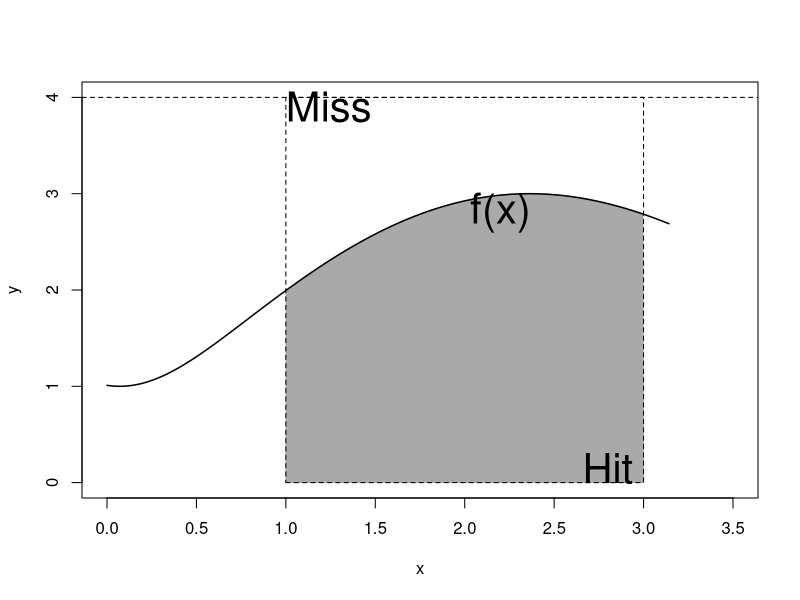
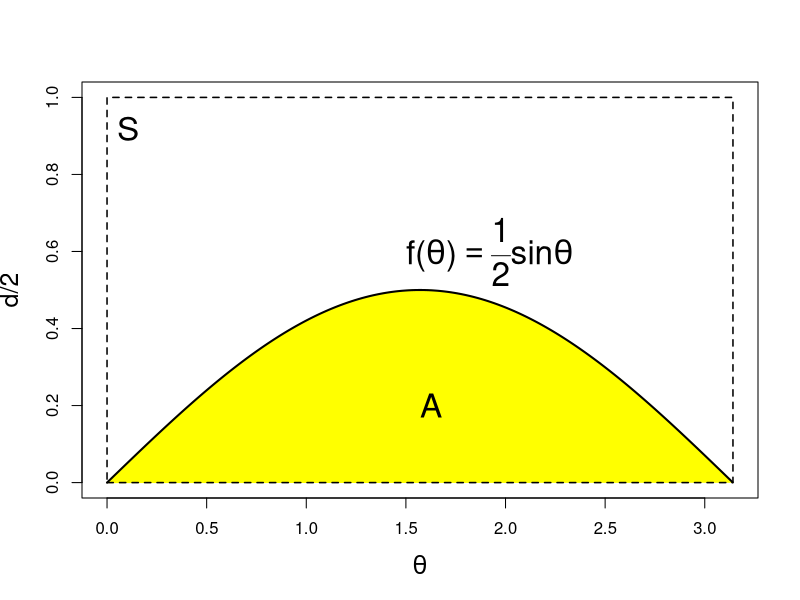
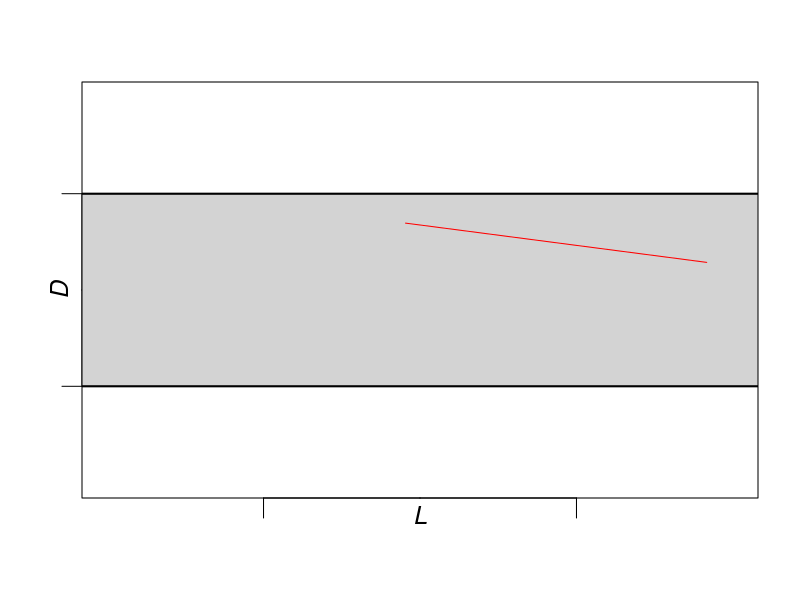
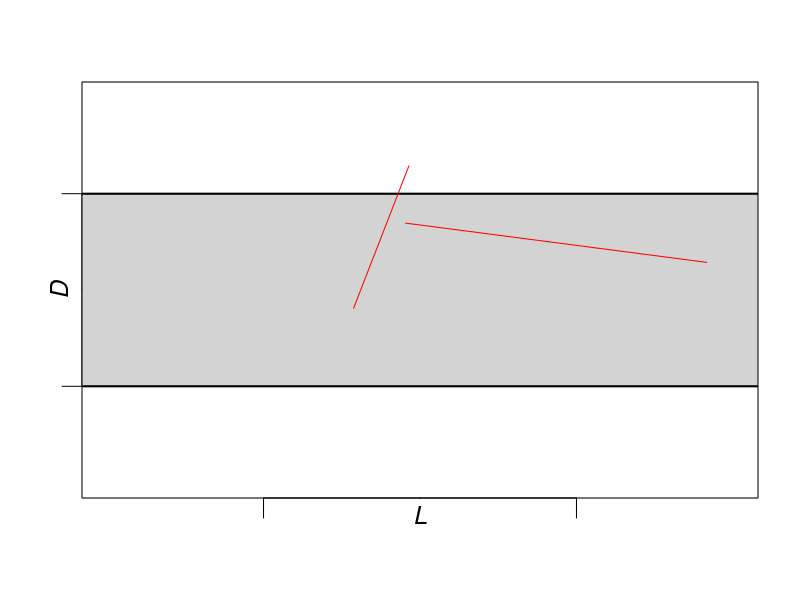
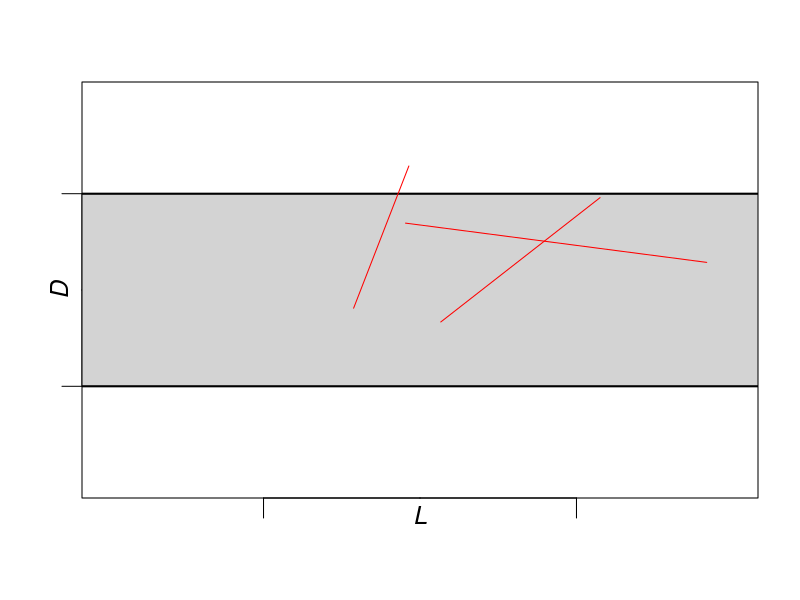
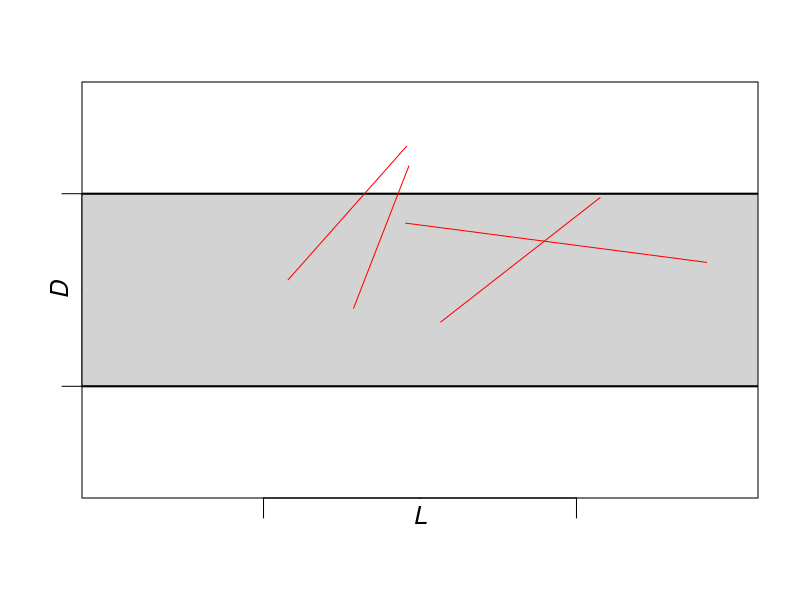
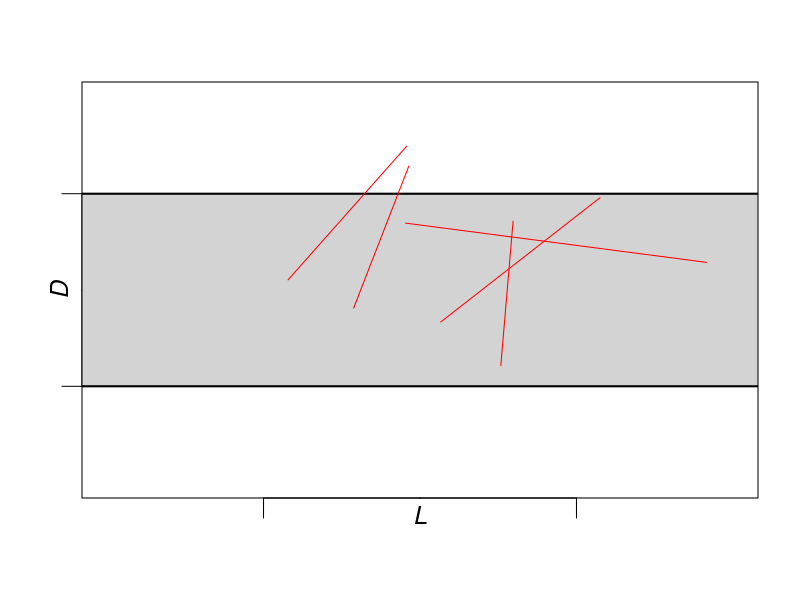
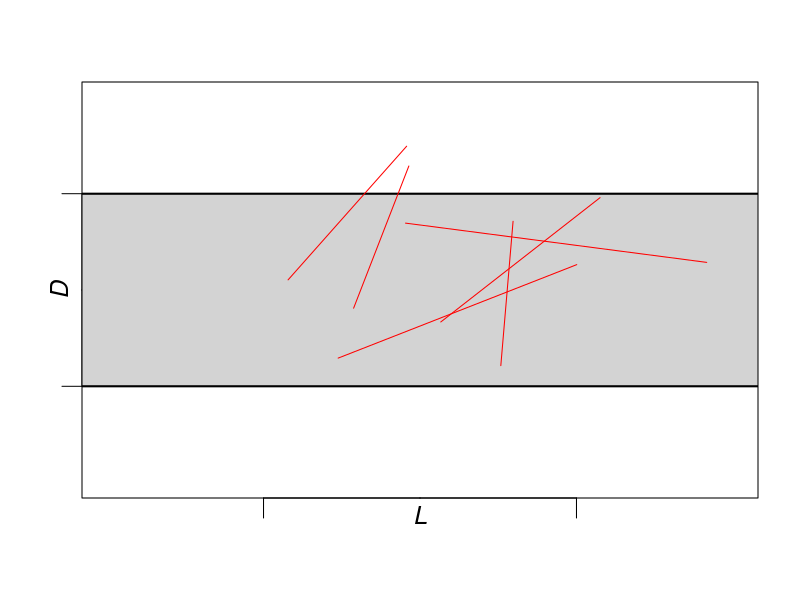

These figures' R source, in order: (Note: a time limit stopped this script after it produced the figures.)
### 3.4 몬테칼로 시뮬레이션

# 우리가 알고 있는 확률과 기댓값의 정의는 모두 반복 횟수에 제한없이 무한대로 확률실험(무작위과정)을 반복 했을 때의 상황을 설정한 것임
# 즉 컴퓨터를 통해 수학적 확률 또는 기댓값을 정확히 계산할 수 없어도 무작위 실험을 매우 많이 반복해 특정 사건이 일어날 확률이나 기댓값 추정이 가능 -> 몬테칼로 시뮬레이션의 기본 idea



## 3.4.1 동전던지기

# 구현

# sample() 함수를 통해 매우 간단히 구현 가능
# 함수 적용시 가장 중요한 부분은 복원 추출을 한다는 점임
# 매번 시행이 독립시행이고 매회 시행 시 앞면과 뒷면이 나올 확률이 같도록 유지해야 함


# 동전 실험

coin_flip <- function(faces, ntry = 100) {
  record <- sample(faces, size = ntry, replace = TRUE)
  prob1 <- sum(record == faces[1])/ntry
  prob2 <- 1 - prob1
  p <- list(prob1, prob2)
  for(i in 1 : length(faces))
    cat(paste0("Proportion ", faces[i], " : "), p[[i]], "\n")
}


coin <- c("H", "T")
set.seed(1000)
coin_flip(coin, ntry = 10) # 10회
coin_flip(coin, ntry = 20) # 20회
coin_flip(coin, ntry = 100) # 100회
coin_flip(coin, ntry = 1000) # 1000회
coin_flip(coin, ntry = 10000) # 10000회 
coin_flip(coin, ntry = 100000) # 100000회






## 3.4.2 기댓값 추정

# 정상적인 동전 두 번을 던졌을 때,
# 모두 뒷면이 나온 경우 1000원을 잃음
# 둘 중 하나가 앞면이 나온 경우 비김
# 모두 앞면이 나온 경우 2000원을 가짐

# 동전을 던져서 내가 딴 돈의 금액을 X라고 하면 X는 -1000, 0, 2000 의 값을 갖는 확률변수이고 다음과 같은 표본공간을 가짐
# S = {HH, HT, TH, TT}

# 위의 사건들은 다음과 같이 처음 정한 금액에 대응됨
# HH -> X = 2000
# HT -> X = 0
# TH -> X = 0
# TT -> X = -1000

# 따라서, 각 금액에 대응한 확률은
# -1000 : 1/4, 0 : 2/4, 2000 : 1/4

# 게임에서 내가 얻을 금액에 대한 기댓값
# E(x) = -0.25 x 1000 + 0 x 0.5 + 2000 x 0.25 = 250


# 구현
# 동전 던지기 시뮬레이션 코드에서 사용한 sample() 함수 사용
# 금액과 각 금액에 대응하는 확률값, 시행 횟수를 함수의 인수로 입력

simple_game <- function(x, p, ntry = 10) {
  record <- sample(x, size = ntry, replace = TRUE, prob = p)
  expect <- mean(record)
  cat("당신이 이 게임을 무한히 반복한다면 평균적으로", expect,
      "원을 가져갈 것입니다.", "\n")
}

x <- c(-1000, 0, 2000)
p <- c(1/4, 2/4, 1/4)

set.seed(2371)
simple_game(x = x, p = p, ntry = 10) # 10회 실행
simple_game(x = x, p = p, ntry = 50) # 50회 실행
simple_game(x = x, p = p, ntry = 100) # 100회 실행
simple_game(x = x, p = p, ntry = 1000) # 1000회 실행
simple_game(x = x, p = p, ntry = 10000) # 10000회 실행
simple_game(x = x, p = p, ntry = 100000) # 100000회 실행

sum(x * p) # 실제값

# 확률 및 기대값 추정 모두 시행횟수가 증가할 수록 실제 이론적 값에 근사하는 것을 눈으로 확인 가능함. 즉, 통계학의 근간이 되는 대수의 법칙에 따른 자연스러운 결과임






## 3.4.3 몬테칼로 적분법(sample-mean Monte-carlo integration)

# 컴퓨터를 이용해 적분값 계산 시, 적분하고자 하는 적절한 차수의 도함수가 존재하는 경우 일반적으로 수치적분법을 사용할 수 있으나, 도함수가 존재하지 않을 경우 또는 다중적분을 해야하는 경우 수치적분법 적용이 어려움. 몬테칼로 적분법은 복잡한 적분식에 대한 해를 구하기(추정하기) 위해 고안되었으며 매우 간단하게 적분식의 해를 찾을 수 있는 장점이 있음. 대략적 원리는 다음과 같음
# 함수의 적분값을 하나의 모수로 보고 임의표본추출을 통해 해당 모수를 추정


# 적중법

x <- seq(0, pi, length = 500)
y <- 2 + cos(x + sin(atan(x)) + 3)
plot(x, y, type = "n",
     ylim = c(0,4), xlim = c(0, 3.5))
idx <- x >= 1 & x <= 3
polygon(c(1, x[idx], 3),
        c(0, y[idx], 0),
        col = "darkgray",
        border = "darkgray")
lines(x, y, lwd = 1.5)
rect(1, 0, 3, 4, lty = 2)
abline(h = 4, lty = 2)
text(3, 0.1, "Hit", cex = 2.5, adj = 1, pos = 2)
text(1, 3.9, "Miss", cex = 2.5, adj = 0)
text(2.2, 2.8, "f(x)", cex = 2.5)

# 위 그림에서 x축과 평행한 y = c의 선을 그었을 때 a,b 구간 상에 사각형 면적은c(b-a) 임.
# 사각형에서 I가 차지하는 비율을 p라고 할 때, I = c(b-a)p 임.
# 위 사각형 안에 랜덤하게 N개의 점을 x-y 좌표상에 찍었을 때, f(x)아래 놓인 점의 개수를 X라고 하면 X은 모수가 N, p인 이항분포를 따름
# 따라서 ^p = X/N 이고 f(x)아래 면적 I 의 추정값은 아래와 같음
# f = c(b-a)*X/N



# 구현 : π값 계산

# idea : 원의 면적은 πr^2 이므로 반지름이 1인경우 π랑 동일 -> x^2 + y^2 = 1 인 원을 고려
# 1사분면에 해당하는 영역에서 랜덤하게 점을 찍은 후 4분원의 면적을 추정한 다음 4를 곱하면 π값 추정 가능


hit_pi <- function(ntry) {
  X <- 0
  for (i in 1:ntry) {
    xy <- runif(2, 0, 1)^2
    if(sum(xy) < 1) X <- X + 1
  }
  cat("Estimated pi : ", sprintf("%.6f", 4 * X/ntry, "\n"))
}


set.seed(314)
hit_pi(100)
hit_pi(1000)
hit_pi(10000)
hit_pi(100000)
hit_pi(1000000)
system.time(hit_pi(5000000))
pi




# 표본평균을 확률한 몬테칼로 적분
# 적중법의 비효율성 개선
# 적분을 어떤 확률변수의 기댓값으로 표현하여 적분값을 추정


# 구현 : π계산시간 비교

mean_pi <- function(ntry) {
  x <- runif(ntry, -1, 1)
  I = 4*mean(sqrt(1 - x^2))
  cat("Estimated pi : ", sprintf("%.6f", I), "\n")
}


set.seed(314)
mean_pi(100)
mean_pi(1000)
mean_pi(10000)
mean_pi(100000)
mean_pi(1000000)
system.time(mean_pi(5000000))










## 3.4.4 Buffon의 바늘 실험

# 간격이 d인 평행선들이 그려져 있는 책상 위에 길이가 l인 바늘을 던졌을 때, 이 바늘이 책상 위에 그려진 선에 걸쳐질 확률
# 원문 : 떨어진 거리가 같은 평행선들이 그어진 마룻바닥에 바늘을 떨어뜨렸다. 바늘이 금에 닿을 확률은 얼마인가?

# 조건
# 바늘의 길이는 선 사이 간격보다 작다(l < d)
# m : 바늘의 중앙점
# a : 두 평행선 중 m과 가까운 평행선에서 m 까지의 직선거리
# θ : 바늘과 평행선이 이루는 각도


# Fact
# d > l 조건 하에서
# a는 가장 가까운 선과의 직선거리이기 때문에 d/2보다 클 수 없음 -> 0 <= a <= d/2 -> a ~ U(0,d/2)
# 선을 벗어난 바늘 끝을 지나는 가상의 평행선과 m사이의 수직거리는 l/2sinθ
# 바늘이 선에 걸치는 경우는 l/2sinθ 가 a보다 긴 경우임 -> 0 <= a <= l/2sinθ -> θ ~ U(0,π)
# ∴ 바늘이 선에 걸쳐질 확률은 P(바늘이 걸쳐질 확률) = P(0 <= a <= l/2*sinθ)

# 실제 모의실험 시 확률 계산 방법
# 바늘의 중점에서 가장 가까운 평행선 까지 수평 거리는 d/2안에 있기 때문에 표본공간(S)은 다음과 같이 정의할 수 있음
# S = {(a,θ)|0 <= a <= d/2, 0 <= θ <= π}
# 표본공간 S 에서 l/2sinθ의 함수 아래 면적(A)이 결국 바늘이 평행선 상에 걸칠 확률임.


# 기하학적 표현

# l = 1, d = 2
l <- 1; d <- 2
x <- seq(0, pi, by = 0.01)
y <- 0.5 * 1 * sin(x)

plot(1, xlim = c(0,pi),
     ylim = c(0, d/2),
     type = "n",
     xlab = expression(theta),
     ylab = "d/2",
     cex.lab = 1.5)
polygon(x, y, col = "yellow", border = "yellow")
lines(x = x, y = y, lty = l, lwd = 2)
rect(0, 0, pi, 1, lty = 2, lwd = 1.5)
text(x = 1.5, y = 0.6,
     expression(paste(f, "(", theta, ")" == frac(1,2) * sin * theta)),
     adj = 0,
     cex = 2)
text(x = 0.05, y = 0.95, "S", adj = c(0,1), cex = 2)
text(x = pi/2, y = 0.2, "A", adj = 0, cex = 2)






# 1. 실제 바늘이 던져지는 상황 시각화

buffon_needle_draw <- function(nmax = 20,
                               l = 0.8, # 바늘의 길이
                               d = 1, # 두 평행선 간 간격
                               col = c("lightgray", "red"),
                               plot = TRUE,
                               return.value = FALSE) {
  # 반복 초기화
  j <- 1; n <- 0
  # x <- y <- x0 <- y0 <- theta <- a <- rep(NA, ani.options("nmax"))
  x <- y <- x0 <- y0 <- theta <- a <- rep(NA, nmax)
  
  while(j <= length(x)) {
    theta[j] <- runif(1, 0, pi)
    a[j] <- runif(1,0, d/2)
    y[j] <- sample(c(0.5 * d + a[j], 1.5 * d - a[j]), 1)
    x[j] <- runif(1, 0, l)
    # 바늘이 떨어졌을 때 수평선과 이루는 각도 반영
    x0[j] <- 0.5 * l * cos(theta[j])
    y0[j] <- 0.5 * l * sin(theta[j])
    j <- j + 1
    
    if(plot) {
      dev.hold()
      plot(1, xlim = c(-0.5 * l, 1.5 * l),
           ylim = c(0, 2*d),
           type = "n",
           xlab = " ", ylab = " ", axes = FALSE)
      axis(1, c(0,l), c(" ", " "), tcl = -1)
      axis(1, 0.5 * l, "L", font = 3, tcl = 0, cex.axis = 1.5,
           mgp = c(0, 0.5, 0))
      axis(2, c(0.5, 1.5) * d, c(" ", " "), tcl = -1)
      axis(2, d, "D", font = 3, tcl = 0, cex.axis = 1.5, mgp = c(0, 0.5, 0))
      box()
      bd <- par("usr") # 실제 device plot 영역 상 x-y 좌표 시작 끝 점 정보 반환
      rect(bd[1], 0.5 * d, bd[2], 1.5 *d, col = col[1])
      abline(h = c(0.5 * d, 1.5 * d), lwd = 2)
      
      # 그림 1 : 부폰의 바늘 실험 : 바늘과 평행선
      # 실제 바늘이 평행선 안에 떨어지는 모습 모사
      segments(x - x0, y - y0,
               x + x0, y + y0,
               col = col[2])
      dev.flush() #
      Sys.sleep(1)
    }
  }
  if(return.value) {
    result <- list(nmax = nmax, l = l, d = d, a = a, theta = theta)
    return(result)
  }
}

set.seed(5000)
# 바늘의 길이가 15이고 평행선 간격이 20일때 바늘이 평행선에 걸칠 확률
param <- buffon_needle_draw(nmax = 5000,
                            l = 15,
                            d = 20,
                            plot = FALSE,
                            return.value = TRUE)
param

buffon_needle_draw(nmax = 5000,
                   l = 15,
                   d = 20,
                   plot = T,
                   return.value = TRUE)







# 2. P(A)계산 : 표본공간 및 바늘을 던졌을 때 표본공간 안에 바늘이 들어와 있는지 확인 -> 바늘이 금에 걸쳐질 확률 계산

# step 0 : 바늘의 길이(l)과 수평선 사이 거리(d)설정
# step 1 : aU(0,d/2)에서 난수 한개 발생
# step 2 : θU(0,π)에서 난수 한개 발생
# step 3 : 바늘이 걸치는 경우(a <= 0.5lsinθ) 카운트한 후 확률 계산


buffon_prob <- function(param,
                        plot = TRUE,
                        ndraw = 20) {
  # browser()
  l <- param$l
  d <- param$d
  a <- param$a
  theta <- param$theta
  ntry <- length(a)
  A <- a <= 0.5 * l * sin(theta)
  phati <- cumsum(A)/(1:ntry)
  phat <- sum(A)/ntry # 시뮬레이션 추정 확률
  ptrue <- 2*l/(pi*d) # 이론적 확률
  idx <- NULL
  
  if (plot) {
    for(i in 1 : ndraw) {
      dev.hold()
      x = seq(0 ,pi, by = 0.01)
      plot(x, 0.5 * l * sin(x), type = "l", ylim = c(0, 0.5 * d),
           bty = "l", xlab = " ", ylab = " ", col = "black")
      # rect(0, 0, pi, d/2, lty = 2, lwd = 1.5)
      text(pi/2, 0.4 * l, expression(y == frac(L,2) * sin(theta)), cex = 1.5)
      idx = c(idx, as.numeric(a[i] > 0.5 * l * sin(theta[i])) + 1)
      points(theta[1:i], a[1:i], col = c("red", "blue")[idx])
      phatii <- format(phati[i], nsmall = 6, digits = 6)
      legend("topright", legend = substitute(hat(P) == phatii,
                                             list(phatii = phatii)), bty = "n", cex = 1.3)
      dev.flush() # 
      Sys.sleep(0.05)
    }
  }
  
  cat("True Probability : ", sprintf("%.3f", ptrue), "\n")
  cat("Estimated Probability : ", sprintf("%.3f (total %d dropping)", phat, ndraw),"\n")
}
buffon_prob(param, plot = FALSE, ndraw = 5000)
buffon_prob(param, ndraw = 5000)





# 3. 추정한 ^π 값이 횟수가 증가할수록 실제 π값에 수렴하는지 확인

buffon_pi_estimate <- function(param, plot = TRUE, ndraw = 20) {
  # browser()
  l <- param$l
  d <- param$d
  a <- param$a
  theta <- param$theta
  ntry <- length(a)
  A <- a <= 0.5 * l * sin(theta)
  csum_A <- cumsum(A)
  phat <- csum_A/(1:ntry) # i 번째 시행 때 까지 바늘이 선에 걸쳐질 확률
  pihat <- (2 * l)/(d * phat) # pi 계산
  
  if (plot) {
    for(i in 1:ndraw) {
      dev.hold()
      plot(pihat[1 : i], ylim = c((1 - 0.5) * pi, (1 + 0.5) * pi),
           xlim = c(0, ndraw),
           xlab = paste("바늘 던진 횟수 : ", i), ylab = expression(hat(pi)),
           type = "l", col = "black",
           cex.lab = 1.5)
      abline(h = pi, lty = 2, col = "red")
      # phati <- sprintf("%.6f", pihat[i])
      pihati <- format(pihat[i], nsmall = 7, digits = 7)
      legend("topright", legend = substitute(hat(pi) == pihati,
                                             list(pihati = pihati)), bty = "n", cex = 1.3)
      dev.flush() #
      Sys.sleep(0.05)
    }
  }
  cat("Estimated pi : ", sprintf("%.6f (%d dropping)", pihat[ndraw], ndraw))
}

buffon_pi_estimate(param, plot = FALSE, ndraw = 500)
